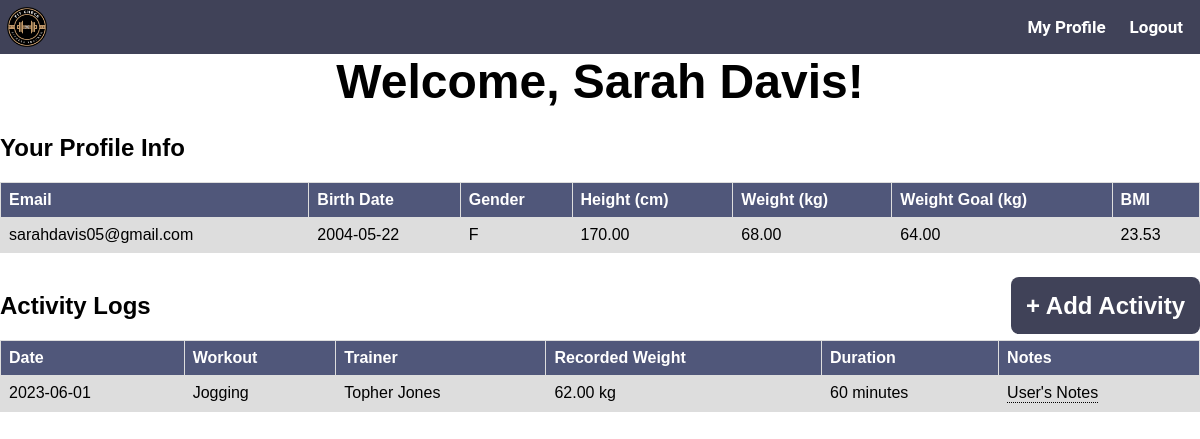
The app's page /user.php (signed in) with its own data.
### tables this page shows
CREATE TABLE ActivityLog (
    LogID INT PRIMARY KEY AUTO_INCREMENT,
    UserID INT NOT NULL,
    WorkoutID INT NOT NULL,
    TrainerID INT,
    Date DATE NOT NULL,
    newWeight DECIMAL(5, 2) NOT NULL,
    Duration INT NOT NULL,
    Notes TEXT,
    FOREIGN KEY (UserID) REFERENCES Users(UserID) ON DELETE CASCADE,
    FOREIGN KEY (WorkoutID) REFERENCES Workout(WorkoutID),
    FOREIGN KEY (TrainerID) REFERENCES Trainer(TrainerID) ON DELETE SET NULL
);

CREATE TABLE Workout (
    WorkoutID INT PRIMARY KEY AUTO_INCREMENT,
    EquipmentID INT,
    Name VARCHAR(50) NOT NULL,
    Type VARCHAR(20) NOT NULL,
    FOREIGN KEY (EquipmentID) REFERENCES Equipment(EquipmentID) ON DELETE SET NULL
);

CREATE TABLE Trainer (
    TrainerID INT PRIMARY KEY AUTO_INCREMENT,
    FName VARCHAR(50) NOT NULL,
    LName VARCHAR(50) NOT NULL,
    Type VARCHAR(20) NOT NULL
);

### user.php (the view, shortened to what this page needs)
<?php session_start();
if (!isset($_SESSION['userID'])) {
    header("Location: login.php");
    exit();
} else {
    include_once "html/header.php";
}
require_once "includes/config.php";
$user = $_SESSION["userID"];
$displayLog = mysqli_query($conn, "SELECT * FROM ActivityLog WHERE UserID = '$user'");
$bmi = ($_SESSION["userWeight"] / pow(($_SESSION['userHeight'] / 100), 2));
$numBMI = number_format((float)$bmi, 2, '.', '');
?>
<body>
    <center>
        <h1 style="color:black">
            Welcome, <?php echo $_SESSION["userFName"]; ?> <?php echo $_SESSION["userLName"]; ?>!</h1>
    </center>
    <h2>Your Profile Info</h2>
    <table>
        <tr>
            <th>Email</th>
            <th>Birth Date</th>
            <th>Gender</th>
            <th>Height (cm)</th>
            <th>Weight (kg)</th>
            <th>Weight Goal (kg)</th>
            <th>BMI</th>
        </tr>
        <tr>
            <td><?php echo $_SESSION["userEmail"]; ?></td>
            <td><?php echo $_SESSION["userDOB"]; ?></td>
            <td><?php echo $_SESSION["userGender"]; ?></td>
            <td><?php echo $_SESSION["userHeight"]; ?></td>
            <td><?php echo $_SESSION["userWeight"]; ?></td>
            <td><?php echo $_SESSION["userGoal"]; ?></td>
            <td><?php echo $numBMI; ?></td>
        </tr>
    </table>
    <br>
    <h2>Activity Logs<div class="addLogBTN"><a class="actbutton" href="userLog.php">+ Add Activity</a>
        </div>
    </h2>
    <table>
        <tr class="LogHeader">
            <th>Date</th>
            <th>Workout</th>
            <th>Trainer</th>
            <th>Recorded Weight</th>
            <th>Duration</th>
            <th>Notes</th>
        </tr>
        <?php
        if (mysqli_num_rows($displayLog) > 0) {
            while ($row = mysqli_fetch_assoc($displayLog)) {
                $WID = $row["WorkoutID"];
                $resultW = mysqli_query($conn, "SELECT Name FROM Workout WHERE WorkoutID = '$WID';");
                $w = mysqli_fetch_assoc($resultW);
                $TID = $row["TrainerID"];
                $resultT = mysqli_query($conn, "SELECT FName, LName FROM Trainer WHERE TrainerID = '$TID';");
                $t = mysqli_fetch_assoc($resultT);
                echo "<tr>";
                echo "<td>" . $row['Date'] . "</td>";
                echo "<td>" . $w['Name'] . "</td>";
                echo "<td>" . $t["FName"] . " " . $t["LName"] . "</td>";
                echo "<td>" . $row['newWeight'] . " kg </td>";
                echo "<td>" . $row['Duration'] . " minutes</td>";
                echo "<td><div class='tooltip'>User's Notes
                    <span class='tooltiptext'>"
                    . $row["Notes"] .
                    "</span></div></td>";
                echo "</tr>";
            }
        } else {
            echo "No logs to show! Add and activity to the log to view it here.<br>";
        }
        ?>
    </table>
    <br>
    <?php include_once "html/footer.php"; ?>

### html/header.php (shortened to what this page needs)
<!DOCTYPE html>
<html lang="en" dir="ltr">
<head>
	<link rel="stylesheet" href="css/style.css">
</head>
	<div class="topBar">
        <a class="logo-image" href="/">
            <img class="homebar" width="40px" height="40px" src="assets/FitCheckLogo.png">
        </a>
        <div class='right'>
        <?php
        if(isset($_SESSION["userID"])) {
            echo "<a href='user.php'>My Profile</a>";
            echo "<a href='includes/logout-inc.php'>Logout</a>";
        }
        else {
            echo "<a href='login.php'>Login</a>";
            echo "<a href='signup.php'>Sign Up</a>";
        }
        ?>
        </div>
	</div>

### css/style.css (style rules this page uses)
html { font-family: 'Roboto', sans-serif; height: 100%; width: 100%; }
body { background-color: #ffffff; width: 100%; height: 100%; margin:0; }
.logo-image { width: 20px; height: 20px; border-radius: 50%; }
h1 { color: #ffffff; font-family: 'Verdana', sans-serif; font-size: 48px; font-weight: 700; line-height: 56px; margin: 0 0 24px; }
h2 { color: #000000; font-family: 'Verdana', sans-serif; }
.homebar { margin-left: -10px; margin-top:-10px; }
.addLogBTN { float: right; }
table { font-family: arial, sans-serif; border-collapse: collapse; width: 100%; }
td, th { border: 1px solid #dddddd; text-align: left; padding: 8px; }
th { background-color: #50577A; color:#ffffff ; }
tr:nth-child(even) { background-color: #dddddd; }
.topBar { padding: 5px; height: auto; top:0; left:0; background-color: #404258; overflow: auto; }
.topBar a { font-family: 'Roboto', sans-serif; text-decoration: none; display: center; text-align: center; font-weight: bold; color: #ffffff; float: left; padding: 12px; font-size: 17px; }
.topBar .right { float:right; }
.tooltip { position: relative; display: inline-block; border-bottom: 1px dotted black; }
.actbutton { background-color:#404258; color:white; padding: 15px; margin: 5px 0 5px 0; text-decoration:none; border-radius: 8px; font-weight: bold; }

### records on screen
activitylog: Date "2023-06-01", WorkoutID.Name "Jogging", TrainerID.FName "Topher", TrainerID.LName "Jones", newWeight "62.00", Duration "60"

### other values on screen
$_SESSION["userFName"] "Sarah"
$_SESSION["userLName"] "Davis"
$_SESSION["userEmail"] "sarahdavis05@gmail.com"
$_SESSION["userDOB"] "2004-05-22"
$_SESSION["userGender"] "F"
$_SESSION["userHeight"] "170.00"
$_SESSION["userWeight"] "68.00"
$_SESSION["userGoal"] "64.00"
$numBMI "23.53"
